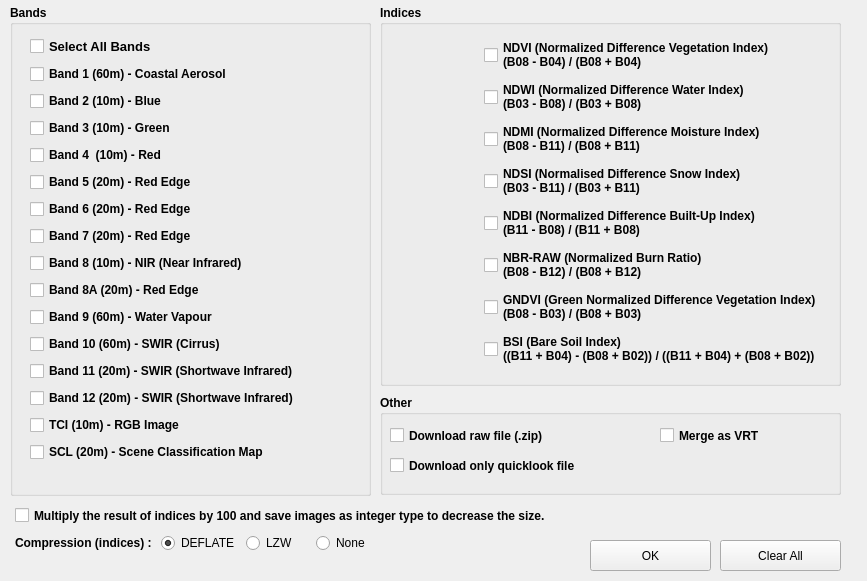
<?xml version="1.0" encoding="UTF-8"?>
<ui version="4.0">
 <class>Form</class>
 <widget class="QWidget" name="Form">
  <property name="geometry">
   <rect>
    <x>0</x>
    <y>0</y>
    <width>867</width>
    <height>581</height>
   </rect>
  </property>
  <property name="minimumSize">
   <size>
    <width>867</width>
    <height>581</height>
   </size>
  </property>
  <property name="maximumSize">
   <size>
    <width>867</width>
    <height>581</height>
   </size>
  </property>
  <property name="windowTitle">
   <string>Indices</string>
  </property>
  <widget class="QGroupBox" name="groupBox">
   <property name="geometry">
    <rect>
     <x>10</x>
     <y>5</y>
     <width>361</width>
     <height>491</height>
    </rect>
   </property>
   <property name="font">
    <font>
     <weight>75</weight>
     <bold>true</bold>
    </font>
   </property>
   <property name="title">
    <string>Bands</string>
   </property>
   <widget class="QWidget" name="layoutWidget">
    <property name="geometry">
     <rect>
      <x>20</x>
      <y>30</y>
      <width>318</width>
      <height>441</height>
     </rect>
    </property>
    <layout class="QVBoxLayout" name="verticalLayout">
     <item>
      <widget class="QCheckBox" name="cb_all">
       <property name="font">
        <font>
         <pointsize>10</pointsize>
         <weight>75</weight>
         <bold>true</bold>
        </font>
       </property>
       <property name="text">
        <string>Select All Bands</string>
       </property>
      </widget>
     </item>
     <item>
      <widget class="QCheckBox" name="cb_b1">
       <property name="text">
        <string>Band 1 (60m) - Coastal Aerosol</string>
       </property>
      </widget>
     </item>
     <item>
      <widget class="QCheckBox" name="cb_b2">
       <property name="text">
        <string>Band 2 (10m) - Blue</string>
       </property>
      </widget>
     </item>
     <item>
      <widget class="QCheckBox" name="cb_b3">
       <property name="text">
        <string>Band 3 (10m) - Green</string>
       </property>
      </widget>
     </item>
     <item>
      <widget class="QCheckBox" name="cb_b4">
       <property name="text">
        <string>Band 4  (10m) - Red</string>
       </property>
      </widget>
     </item>
     <item>
      <widget class="QCheckBox" name="cb_b5">
       <property name="text">
        <string>Band 5 (20m) - Red Edge</string>
       </property>
      </widget>
     </item>
     <item>
      <widget class="QCheckBox" name="cb_b6">
       <property name="text">
        <string>Band 6 (20m) - Red Edge</string>
       </property>
      </widget>
     </item>
     <item>
      <widget class="QCheckBox" name="cb_b7">
       <property name="text">
        <string>Band 7 (20m) - Red Edge</string>
       </property>
      </widget>
     </item>
     <item>
      <widget class="QCheckBox" name="cb_b8">
       <property name="text">
        <string>Band 8 (10m) - NIR (Near Infrared)</string>
       </property>
      </widget>
     </item>
     <item>
      <widget class="QCheckBox" name="cb_b8a">
       <property name="text">
        <string>Band 8A (20m) - Red Edge</string>
       </property>
      </widget>
     </item>
     <item>
      <widget class="QCheckBox" name="cb_b9">
       <property name="text">
        <string>Band 9 (60m) - Water Vapour</string>
       </property>
      </widget>
     </item>
     <item>
      <widget class="QCheckBox" name="cb_b10">
       <property name="text">
        <string>Band 10 (60m) - SWIR (Cirrus)</string>
       </property>
      </widget>
     </item>
     <item>
      <widget class="QCheckBox" name="cb_b11">
       <property name="text">
        <string>Band 11 (20m) - SWIR (Shortwave Infrared)</string>
       </property>
      </widget>
     </item>
     <item>
      <widget class="QCheckBox" name="cb_b12">
       <property name="text">
        <string>Band 12 (20m) - SWIR (Shortwave Infrared)</string>
       </property>
      </widget>
     </item>
     <item>
      <widget class="QCheckBox" name="cb_tci">
       <property name="text">
        <string>TCI (10m) - RGB Image</string>
       </property>
      </widget>
     </item>
     <item>
      <widget class="QCheckBox" name="cb_scl">
       <property name="text">
        <string>SCL (20m) - Scene Classification Map</string>
       </property>
      </widget>
     </item>
    </layout>
   </widget>
  </widget>
  <widget class="QGroupBox" name="groupBox_2">
   <property name="geometry">
    <rect>
     <x>380</x>
     <y>5</y>
     <width>461</width>
     <height>381</height>
    </rect>
   </property>
   <property name="font">
    <font>
     <weight>75</weight>
     <bold>true</bold>
    </font>
   </property>
   <property name="title">
    <string>Indices</string>
   </property>
   <widget class="QWidget" name="layoutWidget">
    <property name="geometry">
     <rect>
      <x>10</x>
      <y>31</y>
      <width>432</width>
      <height>339</height>
     </rect>
    </property>
    <layout class="QGridLayout" name="gridLayout">
     <item row="0" column="0">
      <widget class="QLabel" name="lbl_url_ndvi">
       <property name="alignment">
        <set>Qt::AlignRight|Qt::AlignTrailing|Qt::AlignVCenter</set>
       </property>
       <property name="openExternalLinks">
        <bool>true</bool>
       </property>
      </widget>
     </item>
     <item row="0" column="1">
      <widget class="QCheckBox" name="cb_ndvi">
       <property name="enabled">
        <bool>true</bool>
       </property>
       <property name="toolTip">
        <string>Normalized Difference Vegetation Index</string>
       </property>
       <property name="statusTip">
        <string/>
       </property>
       <property name="whatsThis">
        <string/>
       </property>
       <property name="layoutDirection">
        <enum>Qt::LeftToRight</enum>
       </property>
       <property name="text">
        <string>NDVI (Normalized Difference Vegetation Index)
(B08 - B04) / (B08 + B04)</string>
       </property>
       <property name="checkable">
        <bool>true</bool>
       </property>
      </widget>
     </item>
     <item row="1" column="0">
      <widget class="QLabel" name="lbl_url_ndwi">
       <property name="alignment">
        <set>Qt::AlignRight|Qt::AlignTrailing|Qt::AlignVCenter</set>
       </property>
       <property name="openExternalLinks">
        <bool>true</bool>
       </property>
      </widget>
     </item>
     <item row="1" column="1">
      <widget class="QCheckBox" name="cb_ndwi">
       <property name="enabled">
        <bool>true</bool>
       </property>
       <property name="toolTip">
        <string>Normalized Difference Vegetation Index</string>
       </property>
       <property name="statusTip">
        <string/>
       </property>
       <property name="whatsThis">
        <string/>
       </property>
       <property name="text">
        <string>NDWI (Normalized Difference Water Index)
(B03 - B08) / (B03 + B08)</string>
       </property>
      </widget>
     </item>
     <item row="2" column="0">
      <widget class="QLabel" name="lbl_url_ndmi">
       <property name="alignment">
        <set>Qt::AlignRight|Qt::AlignTrailing|Qt::AlignVCenter</set>
       </property>
       <property name="openExternalLinks">
        <bool>true</bool>
       </property>
      </widget>
     </item>
     <item row="2" column="1">
      <widget class="QCheckBox" name="cb_ndmi">
       <property name="enabled">
        <bool>true</bool>
       </property>
       <property name="toolTip">
        <string>Normalized Difference Vegetation Index</string>
       </property>
       <property name="statusTip">
        <string/>
       </property>
       <property name="whatsThis">
        <string/>
       </property>
       <property name="layoutDirection">
        <enum>Qt::LeftToRight</enum>
       </property>
       <property name="text">
        <string>NDMI (Normalized Difference Moisture Index)
(B08 - B11) / (B08 + B11)</string>
       </property>
      </widget>
     </item>
     <item row="3" column="0">
      <widget class="QLabel" name="lbl_url_ndsi">
       <property name="alignment">
        <set>Qt::AlignRight|Qt::AlignTrailing|Qt::AlignVCenter</set>
       </property>
       <property name="openExternalLinks">
        <bool>true</bool>
       </property>
      </widget>
     </item>
     <item row="3" column="1">
      <widget class="QCheckBox" name="cb_ndsi">
       <property name="enabled">
        <bool>true</bool>
       </property>
       <property name="toolTip">
        <string>Normalized Difference Vegetation Index</string>
       </property>
       <property name="statusTip">
        <string/>
       </property>
       <property name="whatsThis">
        <string/>
       </property>
       <property name="text">
        <string>NDSI (Normalised Difference Snow Index)
(B03 - B11) / (B03 + B11)</string>
       </property>
      </widget>
     </item>
     <item row="4" column="0">
      <widget class="QLabel" name="lbl_url_ndbi">
       <property name="alignment">
        <set>Qt::AlignRight|Qt::AlignTrailing|Qt::AlignVCenter</set>
       </property>
       <property name="openExternalLinks">
        <bool>true</bool>
       </property>
      </widget>
     </item>
     <item row="4" column="1">
      <widget class="QCheckBox" name="cb_ndbi">
       <property name="enabled">
        <bool>true</bool>
       </property>
       <property name="toolTip">
        <string>Normalized Difference Water Index</string>
       </property>
       <property name="text">
        <string>NDBI (Normalized Difference Built-Up Index)
(B11 - B08) / (B11 + B08)</string>
       </property>
      </widget>
     </item>
     <item row="5" column="0">
      <widget class="QLabel" name="lbl_url_nbr">
       <property name="alignment">
        <set>Qt::AlignRight|Qt::AlignTrailing|Qt::AlignVCenter</set>
       </property>
       <property name="openExternalLinks">
        <bool>true</bool>
       </property>
      </widget>
     </item>
     <item row="5" column="1">
      <widget class="QCheckBox" name="cb_nbr">
       <property name="enabled">
        <bool>true</bool>
       </property>
       <property name="toolTip">
        <string>Normalized Difference Vegetation Index</string>
       </property>
       <property name="statusTip">
        <string/>
       </property>
       <property name="whatsThis">
        <string/>
       </property>
       <property name="text">
        <string>NBR-RAW (Normalized Burn Ratio)
(B08 - B12) / (B08 + B12)</string>
       </property>
      </widget>
     </item>
     <item row="6" column="0">
      <widget class="QLabel" name="lbl_url_gndvi">
       <property name="alignment">
        <set>Qt::AlignRight|Qt::AlignTrailing|Qt::AlignVCenter</set>
       </property>
       <property name="openExternalLinks">
        <bool>true</bool>
       </property>
      </widget>
     </item>
     <item row="6" column="1">
      <widget class="QCheckBox" name="cb_gndvi">
       <property name="enabled">
        <bool>true</bool>
       </property>
       <property name="toolTip">
        <string>Normalized Difference Water Index</string>
       </property>
       <property name="text">
        <string>GNDVI (Green Normalized Difference Vegetation Index)
(B08 - B03) / (B08 + B03)</string>
       </property>
      </widget>
     </item>
     <item row="7" column="0">
      <widget class="QLabel" name="lbl_url_bsi">
       <property name="alignment">
        <set>Qt::AlignRight|Qt::AlignTrailing|Qt::AlignVCenter</set>
       </property>
       <property name="openExternalLinks">
        <bool>true</bool>
       </property>
      </widget>
     </item>
     <item row="7" column="1">
      <widget class="QCheckBox" name="cb_bsi">
       <property name="enabled">
        <bool>true</bool>
       </property>
       <property name="toolTip">
        <string>Normalized Difference Water Index</string>
       </property>
       <property name="text">
        <string>BSI (Bare Soil Index)
((B11 + B04) - (B08 + B02)) / ((B11 + B04) + (B08 + B02))</string>
       </property>
      </widget>
     </item>
    </layout>
   </widget>
  </widget>
  <widget class="QGroupBox" name="groupBox_3">
   <property name="geometry">
    <rect>
     <x>380</x>
     <y>395</y>
     <width>461</width>
     <height>100</height>
    </rect>
   </property>
   <property name="font">
    <font>
     <weight>75</weight>
     <bold>true</bold>
    </font>
   </property>
   <property name="title">
    <string>Other</string>
   </property>
   <widget class="QCheckBox" name="cb_ql">
    <property name="enabled">
     <bool>true</bool>
    </property>
    <property name="geometry">
     <rect>
      <x>10</x>
      <y>60</y>
      <width>231</width>
      <height>21</height>
     </rect>
    </property>
    <property name="font">
     <font>
      <weight>75</weight>
      <bold>true</bold>
     </font>
    </property>
    <property name="text">
     <string>Download only quicklook file</string>
    </property>
   </widget>
   <widget class="QCheckBox" name="cb_raw">
    <property name="enabled">
     <bool>true</bool>
    </property>
    <property name="geometry">
     <rect>
      <x>10</x>
      <y>30</y>
      <width>231</width>
      <height>21</height>
     </rect>
    </property>
    <property name="font">
     <font>
      <weight>75</weight>
      <bold>true</bold>
     </font>
    </property>
    <property name="text">
     <string>Download raw file (.zip)</string>
    </property>
   </widget>
   <widget class="QCheckBox" name="cb_merge">
    <property name="enabled">
     <bool>true</bool>
    </property>
    <property name="geometry">
     <rect>
      <x>280</x>
      <y>30</y>
      <width>121</width>
      <height>21</height>
     </rect>
    </property>
    <property name="font">
     <font>
      <weight>75</weight>
      <bold>true</bold>
     </font>
    </property>
    <property name="toolTip">
     <string/>
    </property>
    <property name="text">
     <string>Merge as VRT</string>
    </property>
   </widget>
  </widget>
  <widget class="QPushButton" name="btn_clearAll">
   <property name="geometry">
    <rect>
     <x>720</x>
     <y>540</y>
     <width>121</width>
     <height>31</height>
    </rect>
   </property>
   <property name="text">
    <string>Clear All</string>
   </property>
  </widget>
  <widget class="QPushButton" name="btn_closeIndex">
   <property name="geometry">
    <rect>
     <x>590</x>
     <y>540</y>
     <width>121</width>
     <height>31</height>
    </rect>
   </property>
   <property name="text">
    <string>OK</string>
   </property>
  </widget>
  <widget class="QCheckBox" name="cb_multiply">
   <property name="geometry">
    <rect>
     <x>15</x>
     <y>500</y>
     <width>661</width>
     <height>31</height>
    </rect>
   </property>
   <property name="font">
    <font>
     <weight>75</weight>
     <bold>true</bold>
    </font>
   </property>
   <property name="text">
    <string>Multiply the result of indices by 100 and save images as integer type to decrease the size.</string>
   </property>
  </widget>
  <widget class="QWidget" name="layoutWidget">
   <property name="geometry">
    <rect>
     <x>15</x>
     <y>528</y>
     <width>364</width>
     <height>31</height>
    </rect>
   </property>
   <layout class="QGridLayout" name="gridLayout_2">
    <item row="0" column="1">
     <widget class="QRadioButton" name="rb_deflate">
      <property name="font">
       <font>
        <weight>50</weight>
        <bold>false</bold>
        <kerning>true</kerning>
       </font>
      </property>
      <property name="text">
       <string>DEFLATE</string>
      </property>
      <property name="checked">
       <bool>true</bool>
      </property>
     </widget>
    </item>
    <item row="0" column="0">
     <widget class="QLabel" name="label">
      <property name="font">
       <font>
        <weight>75</weight>
        <bold>true</bold>
       </font>
      </property>
      <property name="text">
       <string>Compression (indices) : </string>
      </property>
     </widget>
    </item>
    <item row="0" column="2">
     <widget class="QRadioButton" name="rb_lzw">
      <property name="font">
       <font>
        <weight>50</weight>
        <bold>false</bold>
        <kerning>true</kerning>
       </font>
      </property>
      <property name="text">
       <string>LZW</string>
      </property>
     </widget>
    </item>
    <item row="0" column="3">
     <widget class="QRadioButton" name="rb_nocomp">
      <property name="font">
       <font>
        <weight>50</weight>
        <bold>false</bold>
        <kerning>true</kerning>
       </font>
      </property>
      <property name="text">
       <string>None</string>
      </property>
     </widget>
    </item>
   </layout>
  </widget>
 </widget>
 <resources/>
 <connections/>
</ui>
